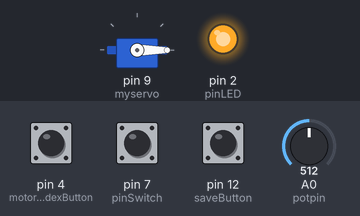
The sketch below on a simulated Arduino Uno, built with avr-gcc and run on an emulated ATmega328P. On the bench: servo, output pins drawn as LEDs (lit = HIGH). Inputs (shaded band) come from the test bench; at power-on: pin 7 (pinSwitch) LOW, pin 4 (motorIndexButton) LOW, pin 12 (saveButton) LOW, A0 (potpin) = 512.

Above: at 1.2 s.
1.3 s: pin 7 (pinSwitch) pulled HIGH for 0.15 s
At 1.37 s:
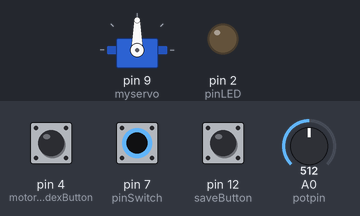
2.9 s: pin 7 (pinSwitch) pulled HIGH for 1 s
At 3.3 s:
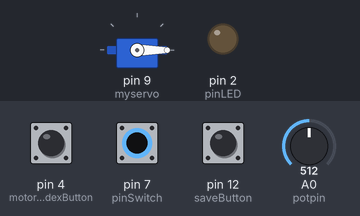
5.4 s: pin 7 (pinSwitch) pulled HIGH for 3.2 s
At 8.9 s:
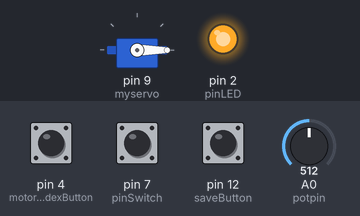
Timing chart, 0 to 10.4 s (numbered marks = the images above; inputs shaded):
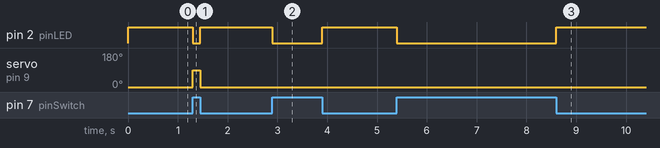

Measured:
- after the input at 1.3 s, pin 2 (pinLED): HIGH → LOW at once, → HIGH 0.15 s later; servo on pin 9 (myservo): 0° → 90° at once, → 0° 0.15 s later
- after the input at 2.9 s, pin 2 (pinLED): HIGH → LOW at once, → HIGH 1.0 s later
- after the input at 5.4 s, pin 2 (pinLED): HIGH → LOW at once, → HIGH 3.2 s later

The sketch:

sketch_dec05a.ino
```cpp
#include <Servo.h>

Servo myservo;  // create servo object to control a servo
//add more for more servos

int potpin = 0;  // analog pin used to connect the potentiometer
int val;    // variable to read the value from the analog pin
int previousVal = 0;
int saveButtonState = 0; //state of button
int saveButtonStateLast = 0;
int saveButton = 12; //digital pin used to read button state
int motorIndexButton = 4;
int motorIndexButtonState = 0;
int motorIndexButtonStateLast = 0;
int motorIndex = 0;
int savedPos = 0;
int pinSwitch = 7;
int pinSwitchState = 0;
int pinLED = 2;

int signs_data[100][5]; //100 signs storage, 5 servo values per sign
int signs_data_size = 0;
int current_sign = 0;
//int current_motors_pos[5]; //stores current positions of the servos

void setup() {
  myservo.attach(9, 771, 2740);  // attaches the servo on pin 9 to the servo object
  //add more for more servos
  pinMode(saveButton, INPUT);
  pinMode(motorIndexButton, INPUT);
  pinMode(pinSwitch, INPUT);
  pinMode(pinLED, OUTPUT);
}

void loop() {
  pinSwitchState = digitalRead(pinSwitch);
  if (pinSwitchState == HIGH)
  {
    digitalWrite(pinLED, LOW);
    saveButtonState = digitalRead(saveButton);
    if (saveButtonState != saveButtonStateLast)
    {
      if (saveButtonState == HIGH)
      {
        signs_data[signs_data_size][0] = myservo.read();
        if (signs_data_size < 99)
           signs_data_size++;
        else
          Serial.println("Sign language memory is full, please manually increase");
        //need to add more for every servo
      }
    }
    saveButtonStateLast = saveButtonState;
    val = analogRead(potpin);            // reads the value of the potentiometer (value between 0 and 1023)
    val = map(val, 0, 1023, 0, 180);     // scale it to use it with the servo (value between 0 and 180)
    motorIndexButtonState = digitalRead(motorIndexButton);
    if (motorIndexButtonState != motorIndexButtonStateLast)
    {
      if (motorIndexButtonState == HIGH)
      {
        motorIndex++;
        if (motorIndex > 4) {  motorIndex = 0; }
      }
    }
    if (abs(val - previousVal) > 2)
    {
      //need to change which servo to write to based on motorIndex
      myservo.write(val); // sets the servo position according to the scaled value if change in pos is greater than two
      previousVal = val;
    }
  }
  else
  {
    digitalWrite(pinLED, HIGH);
    motorIndexButtonState = digitalRead(motorIndexButton);
    if (motorIndexButtonState != motorIndexButtonStateLast)
    {
      if (motorIndexButtonState == HIGH)
      {
        if (current_sign < signs_data_size - 1)
          current_sign++;
        else
          current_sign = 0;
      }
    }
    myservo.write(signs_data[current_sign][0]);
    //need to add for every servo
  }

}
```
